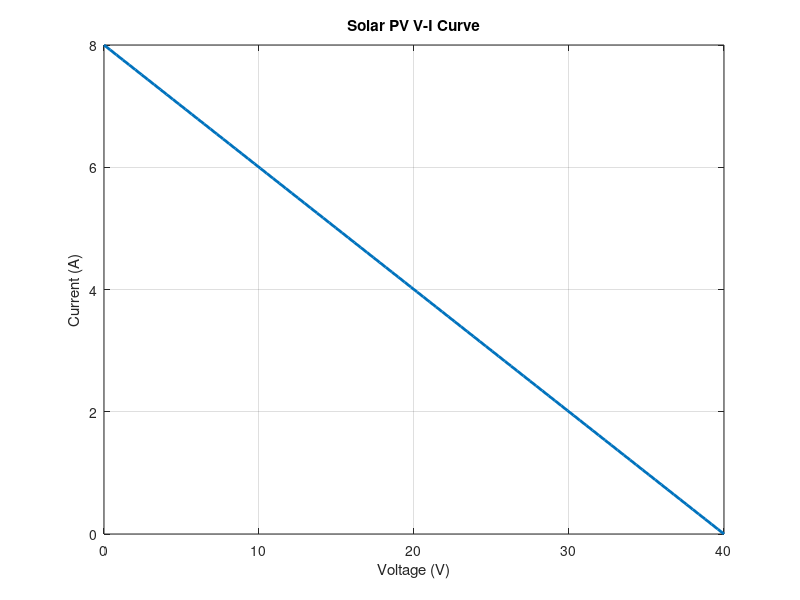
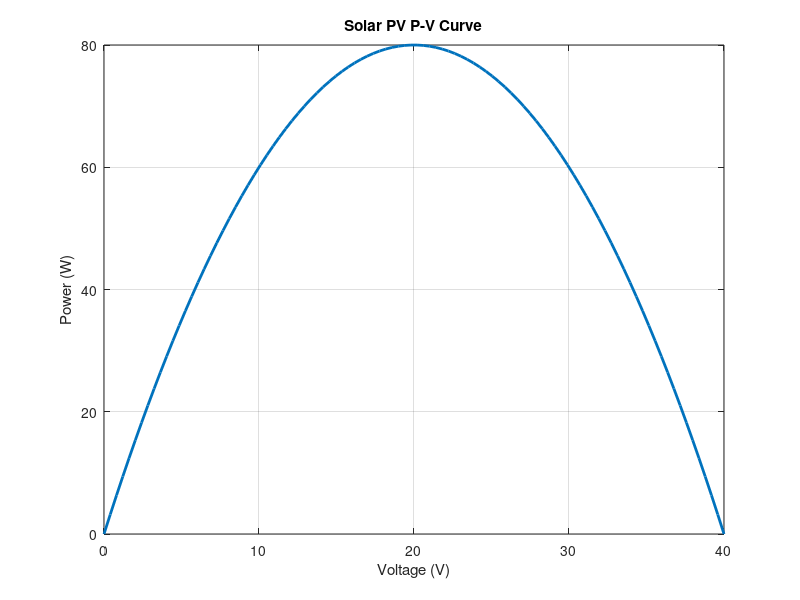

Recreate these plots in MATLAB, in order.
clc;
clear;

Voc = 40;      % Open circuit voltage (Volts)
Isc = 8;       % Short circuit current (Amps)

V = linspace(0, Voc, 100);
I = Isc * (1 - (V / Voc));
P = V .* I;

figure;
plot(V, I, 'LineWidth', 2);
xlabel('Voltage (V)');
ylabel('Current (A)');
title('Solar PV V-I Curve');
grid on;

figure;
plot(V, P, 'LineWidth', 2);
xlabel('Voltage (V)');
ylabel('Power (W)');
title('Solar PV P-V Curve');
grid on;
